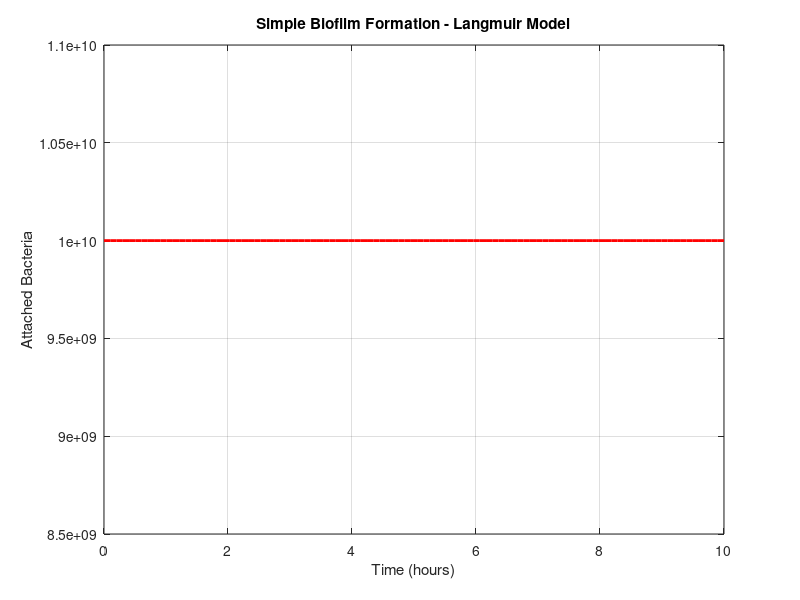

This figure's MATLAB source:
function [] = biofilm_formation()
    % Langmuir attachment model for how bacteria stick to surfaces over time
    
    %% Parameters
    bacteria_concentration = 1e8;        % How many bacteria in the fluid (CFU/mL)
    binding_strength = 1e6;              % How well bacteria stick (higher = sticks better)
    max_attachment_sites = 1e10;         % Maximum bacteria that can attach
    simulation_time = 10;                % How long to simulate (hours)
    
    %% Time setup
    time = linspace(0, simulation_time, 100);  % Time points to calculate
    attached_bacteria = zeros(size(time));     % Storage for results
    
    %% Langmuir Model Calculation
    % This equation shows how bacteria fill up attachment sites over time
    % Formula: attached = max_sites * (K * C) / (1 + K * C)
    % Where: K = binding strength, C = bacteria concentration
    
    for i = 1:length(time)
        % Langmuir equation - like filling parking spots
        K = binding_strength;
        C = bacteria_concentration;
        
        % Fraction of sites filled
        fraction_filled = (K * C) / (1 + K * C);
        
        % Total attached bacteria
        attached_bacteria(i) = max_attachment_sites * fraction_filled;
    end
    
    %% Results
    fprintf('Simple Biofilm Formation Results:\n');
    fprintf('=================================\n');
    fprintf('Initial bacteria: %.1e CFU/mL\n', bacteria_concentration);
    fprintf('Final attached: %.1e bacteria\n', attached_bacteria(end));
    fprintf('Attachment efficiency: %.1f%%\n', ...
            attached_bacteria(end) / bacteria_concentration * 100);
    
    %% Plot
    figure;
    plot(time, attached_bacteria, 'r-', 'LineWidth', 2);
    xlabel('Time (hours)');
    ylabel('Attached Bacteria');
    title('Simple Biofilm Formation - Langmuir Model');
    grid on;
    
    % Add annotation
    text(simulation_time*0.6, attached_bacteria(end)*0.8, ...
         sprintf('Max: %.1e bacteria', attached_bacteria(end)), ...
         'FontSize', 12, 'BackgroundColor', 'white');
end